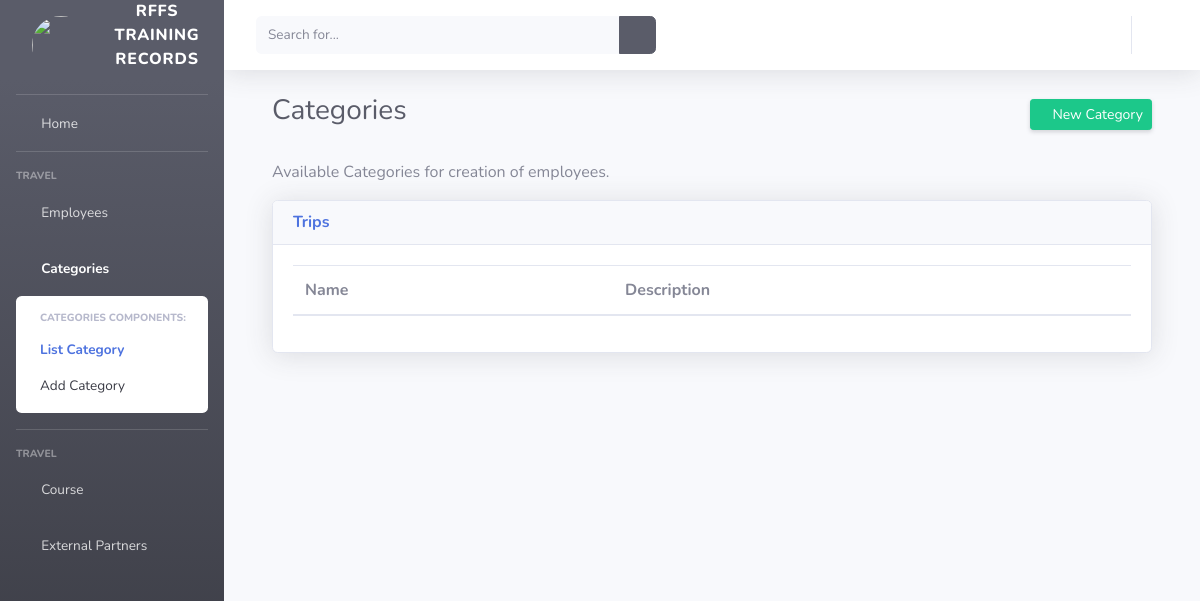
/course/category/list/ (signed in), run on an earlier commit of the app's database.
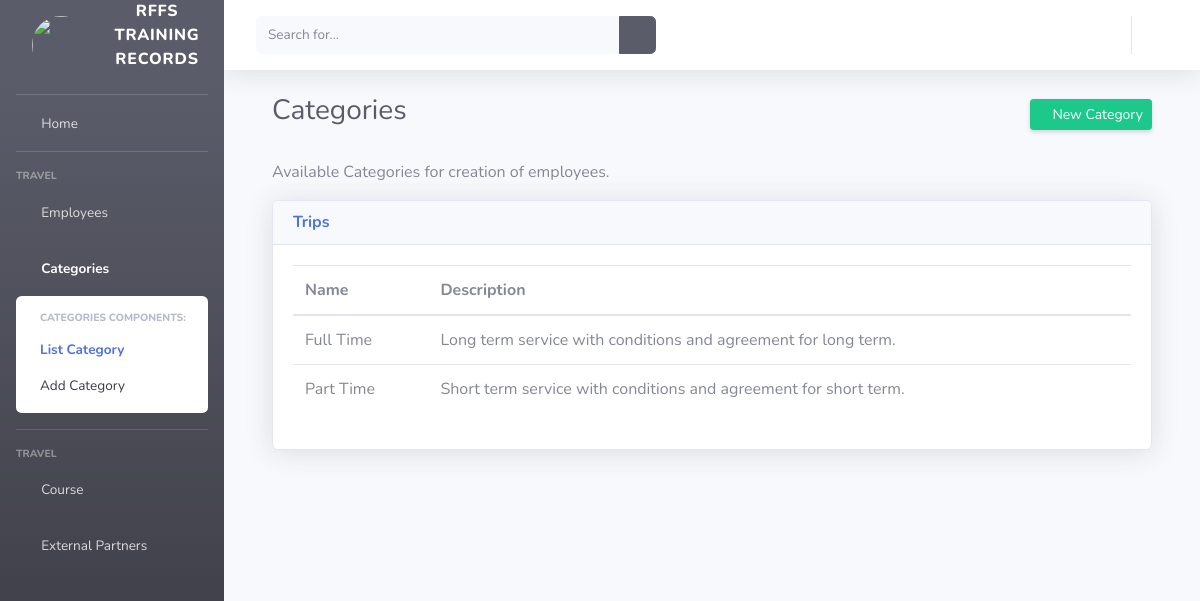
And on a later commit of the database.
### course/models/category.py (models this page shows, shortened)
class Category(models.Model):
    name = models.CharField(max_length=150)
    description = models.CharField(max_length=500)

### course/views/category.py (the view)
# urls.py: path('category/list/', list_categories, name="list_categories"),
@login_required
def list_categories(request):
    template = "category/list.html"
    categories = Category.objects.all()
    context = {"categories": categories, "list_category_active": "active", "category_show": "show",
               "category_active": "active"}
    return render(request, template, context)

### templates/category/list.html (shortened to what this page needs)
{% extends 'base.html' %}
{% load static %}
{% block style_link %} <link href="/static/admin/vendor/datatables/dataTables.bootstrap4.min.css" rel="stylesheet"> {% endblock style_link %}
{% block content %}
    <div class="container-fluid">
        <div class="d-sm-flex align-items-center justify-content-between">
            <h1 class="h3 mb-2 text-gray-800">Categories</h1>
            <a href="{% url 'add_category' %}" class="d-none d-sm-inline-block btn btn-sm btn-success shadow-sm">
                <i class="fas fa-plus fa-sm text-white-500"></i> New Category
            </a>
        </div><br>
        <p>Available Categories for creation of employees.</p>
        <div class="card shadow mb-5">
        <div class="card-header">
            <h6 class="m-0 font-weight-bold text-primary">Trips</h6>
        </div>
        <div class="card-body">
            <table class="table table-hover" id="dataTable" width="100%" cellspacing="0">
                <thead>
                    <tr>
                        <th>Name</th>
                        <th>Description</th>
                    </tr>
                </thead>
                {% for category in categories %}
                    <tr>
                        <td> {{ category.name }} </td>
                        <td> {{ category.description }} </td>
                    </tr>
                {% endfor %}
            </table>
    </div>
{% endblock content %}

### templates/base.html (shortened to what this page needs)
{% load static %}
<!DOCTYPE html>
<html lang="en">
<head>
    <link href="{% static 'vendor/fontawesome-free/css/all.min.css' %}" rel="stylesheet" type="text/css">
    <link rel="stylesheet" href="{% static 'css/bootstrap-multiselect.css' %}" />
    <link rel="stylesheet" href="{% static 'vendor/datatables/dataTables.bootstrap4.min.css' %}" />
    <link rel="stylesheet" href="{% static 'css/chosen/chosen.css' %}" />
    <link href="{% static 'css/sb-admin-2.min.css' %}" rel="stylesheet">
    {% block style_link %}{% endblock style_link %}
</head>
<body id="page-top">
  {% block content_container %}
  <div id="wrapper">
    <ul class="navbar-nav bg-gradient-dark sidebar sidebar-dark accordion" id="accordionSidebar">
      <a class="sidebar-brand d-flex align-items-center justify-content-center" href="{% url 'home' %}">
        <div class="sidebar-brand-icon">
          <img class="p-3" width="90" height="90" style="border-radius: 50%; position: relative; top: 10px" src="{% static 'assets/images/logo.png' %}" />
        </div>
        <div class="sidebar-brand-text">RFFS TRAINING RECORDS</div>
      </a><br />
      <hr class="sidebar-divider my-0">
      <li class="nav-item">
        <a class="nav-link" href="{% url 'home' %}">
          <i class="fas fa-fw fa-tachometer-alt"></i>
          <span>Home</span></a>
      </li>
      <hr class="sidebar-divider">
      <div class="sidebar-heading">
        Travel
      </div>
      <li class="nav-item {{ employee_active }}">
        <a class="nav-link collapsed" href="#" data-toggle="collapse" data-target="#collapseTwo" aria-expanded="true" aria-controls="collapseTwo">
          <i class="fas fa-fw fa-users"></i>
          <span>Employees</span>
        </a>
      </li>
      <li class="nav-item {{ category_active }}">
        <a class="nav-link collapsed" href="#" data-toggle="collapse" data-target="#collapseUtilities" aria-expanded="true" aria-controls="collapseUtilities">
          <i class="fas fa-fw fa-layer-group"></i>
          <span>Categories</span>
        </a>
        <div id="collapseUtilities" class="collapse {{ category_show }}" aria-labelledby="headingUtilities" data-parent="#accordionSidebar">
          <div class="bg-white py-2 collapse-inner rounded">
            <h6 class="collapse-header">Categories Components:</h6>
            <a class="collapse-item {{ list_category_active }}" href="{% url 'list_categories' %}">List Category</a>
            <a class="collapse-item {{ add_category_active }}" href="{% url 'add_category' %}">Add Category</a>
          </div>
        </div>
      </li>
      <hr class="sidebar-divider">
      <div class="sidebar-heading">
        Travel
      </div>
      <li class="nav-item {{ course_active }}">
        <a class="nav-link" href="#" data-toggle="collapse" data-target="#collapsePages" aria-expanded="true" aria-controls="collapsePages">
          <i class="fas fa-fw fa-book-open"></i>
          <span>Course</span>
        </a>
      </li>
      <li class="nav-item {{ trainee_active }}">
        <a class="nav-link" href="#" data-toggle="collapse" data-target="#collapseTrainee" aria-expanded="true" aria-controls="collapseTrainee">
          <i class="fas fa-fw fa-graduation-cap"></i>
          <span>External Partners</span>
        </a>
      </li>
    </ul>
    <div id="content-wrapper" class="d-flex flex-column">
      <div id="content">
        <nav class="navbar navbar-expand navbar-light bg-white topbar mb-4 static-top shadow">
          <form class="d-none d-sm-inline-block form-inline mr-auto ml-md-3 my-2 my-md-0 mw-100 navbar-search">
            <div class="input-group">
              <input type="text" class="form-control bg-light border-0 small" placeholder="Search for..." aria-label="Search" aria-describedby="basic-addon2">
              <div class="input-group-append">
                <button class="btn btn-dark" type="button">
                  <i class="fas fa-search fa-sm"></i>
                </button>
              </div>
            </div>
          </form>
          <ul class="navbar-nav ml-auto">
            <li class="nav-item dropdown no-arrow">
              <a class="nav-link dropdown-toggle" href="#" id="userDropdown" role="button" data-toggle="dropdown" aria-haspopup="true" aria-expanded="false">
                <i class="fa fa-user-circle"></i>
              </a>
            </li>
          </ul>
        </nav>
        <div class="container-fluid">
          {% block content %} <h1>No content</h1> {% endblock content %}
        </div>
      </div>
    </div>
  </div>
  {% endblock content_container %}
</body>
</html>

What changed in the data, as far as the page shows it:
added Category: name "Full Time", description "Long term service with conditions and agreement for long term."
added Category: name "Part Time", description "Short term service with conditions and agreement for short term."
